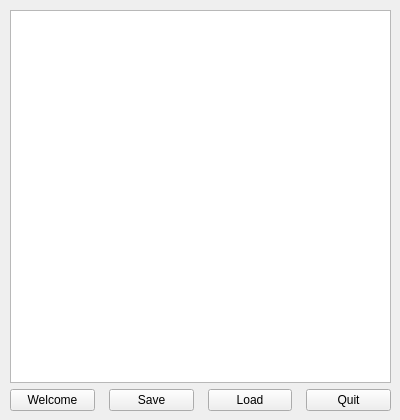
<?xml version="1.0" encoding="UTF-8"?>
<ui version="4.0">
 <class>MainWindow</class>
 <widget class="QWidget" name="MainWindow">
  <property name="geometry">
   <rect>
    <x>0</x>
    <y>0</y>
    <width>400</width>
    <height>420</height>
   </rect>
  </property>
  <property name="sizePolicy">
   <sizepolicy hsizetype="Fixed" vsizetype="Fixed">
    <horstretch>0</horstretch>
    <verstretch>0</verstretch>
   </sizepolicy>
  </property>
  <property name="windowTitle">
   <string>Form</string>
  </property>
  <widget class="QWidget" name="layoutWidget">
   <property name="geometry">
    <rect>
     <x>10</x>
     <y>10</y>
     <width>381</width>
     <height>401</height>
    </rect>
   </property>
   <layout class="QVBoxLayout" name="verticalLayout">
    <item>
     <widget class="QTextBrowser" name="consoleTextBrowser">
      <property name="sizePolicy">
       <sizepolicy hsizetype="Expanding" vsizetype="Expanding">
        <horstretch>0</horstretch>
        <verstretch>50</verstretch>
       </sizepolicy>
      </property>
     </widget>
    </item>
    <item>
     <layout class="QHBoxLayout" name="horizontalLayout">
      <property name="spacing">
       <number>14</number>
      </property>
      <item>
       <widget class="QPushButton" name="welcomeButton">
        <property name="text">
         <string>Welcome</string>
        </property>
       </widget>
      </item>
      <item>
       <widget class="QPushButton" name="saveButton">
        <property name="text">
         <string>Save</string>
        </property>
       </widget>
      </item>
      <item>
       <widget class="QPushButton" name="loadButton">
        <property name="text">
         <string>Load</string>
        </property>
       </widget>
      </item>
      <item>
       <widget class="QPushButton" name="quitButton">
        <property name="text">
         <string>Quit</string>
        </property>
       </widget>
      </item>
     </layout>
    </item>
   </layout>
  </widget>
 </widget>
 <resources/>
 <connections>
  <connection>
   <sender>quitButton</sender>
   <signal>clicked()</signal>
   <receiver>consoleTextBrowser</receiver>
   <slot>zoomIn()</slot>
   <hints>
    <hint type="sourcelabel">
     <x>327</x>
     <y>273</y>
    </hint>
    <hint type="destinationlabel">
     <x>303</x>
     <y>201</y>
    </hint>
   </hints>
  </connection>
 </connections>
</ui>
